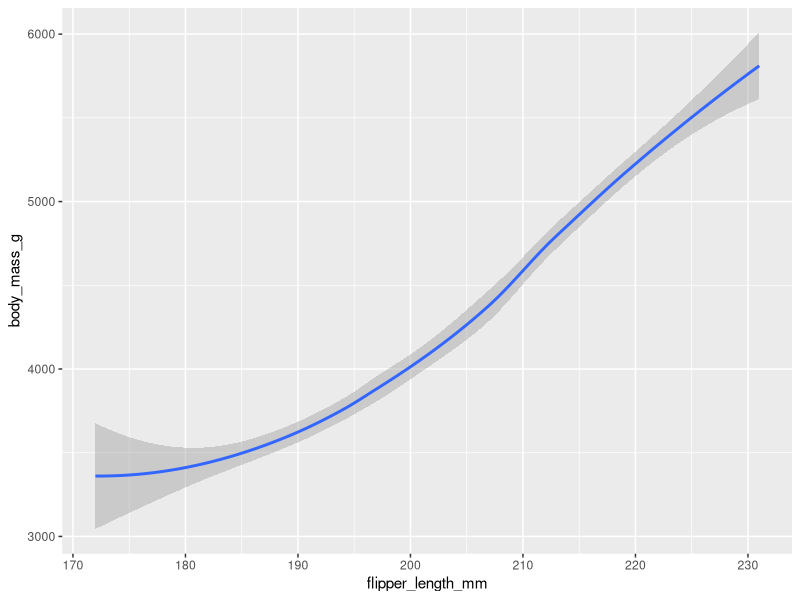
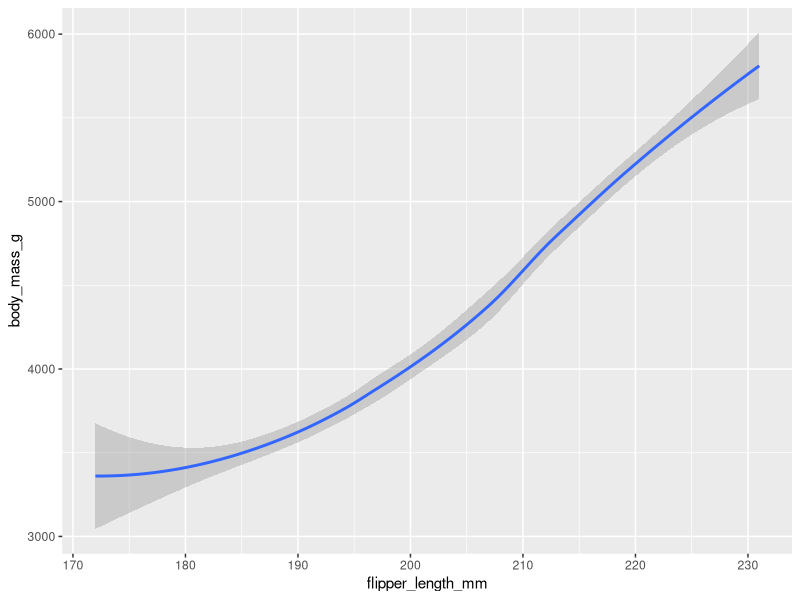
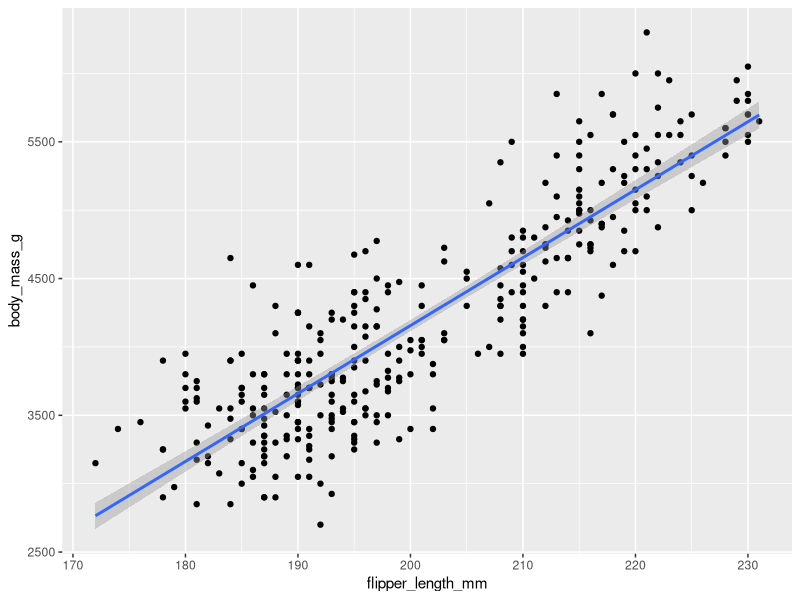

Here is the R script that generated these plots, in order:

library(ggplot2)
library(palmerpenguins)

ggplot(data = penguins) +
  geom_smooth(aes(x = flipper_length_mm, y = body_mass_g))

ggplot(penguins, aes(flipper_length_mm, body_mass_g)) +
  geom_smooth()

ggplot(penguins, aes(flipper_length_mm, body_mass_g)) +
  geom_point() +
  geom_smooth(method = "lm")

